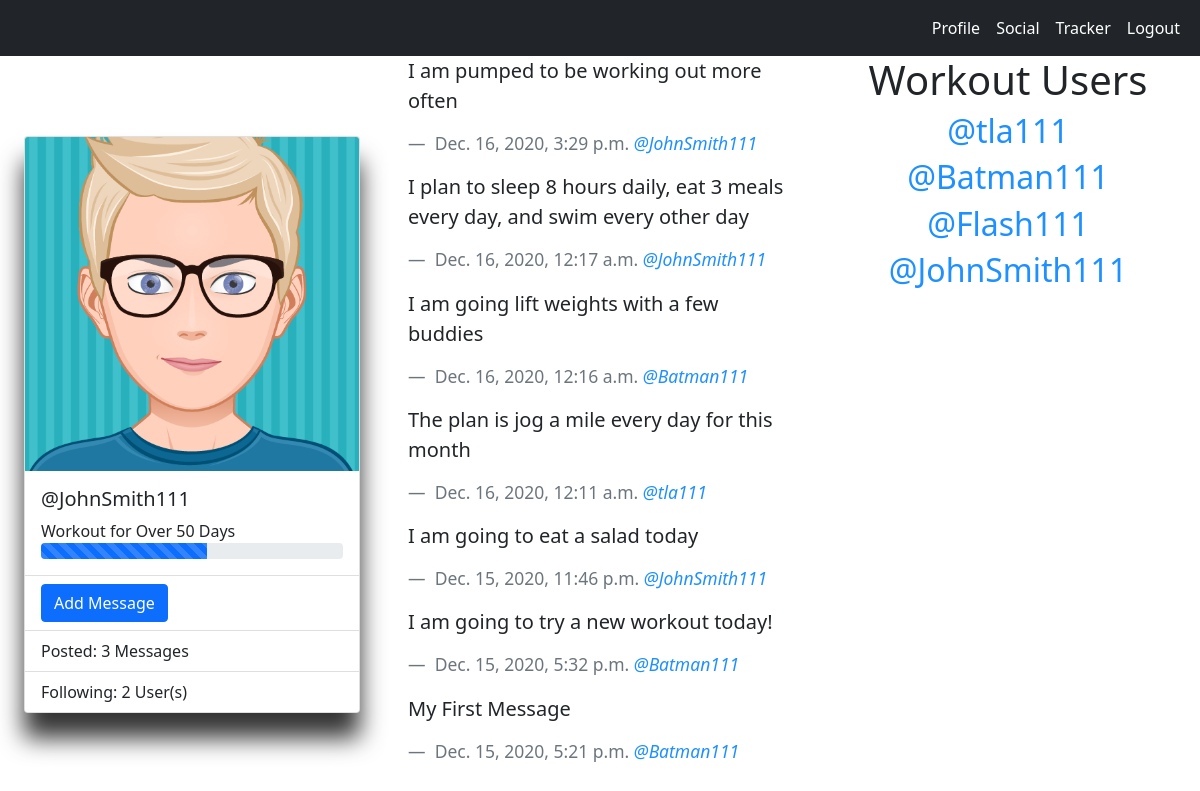
The page /social/ (signed in) on the database its author committed.
### workoutuser/models.py (models this page shows)
class WorkoutUser(AbstractUser):
    FITNESS = (
        ('Beginner', 'Beginner'),
        ('Intermediate', 'Intermediate'),
        ('Advanced', 'Advanced'),
    )
    display_name = models.CharField(
        max_length=200, blank=True, null=True, default=None)
    age = models.CharField(max_length=2, blank=True, null=True, default=None)
    height = models.CharField(
        max_length=2, blank=True, null=True, default=None)
    weight = models.CharField(
        max_length=3, blank=True, null=True, default=None)
    fitness_level = models.CharField(
        max_length=200, choices=FITNESS, blank=True, null=True, default=None)
    goal_one = models.CharField(max_length=200)
    goal_two = models.CharField(max_length=200)
    goal_three = models.CharField(max_length=200)
    goal_four = models.CharField(max_length=200)
    goal_five = models.CharField(max_length=200)
    follow = models.ManyToManyField('self', symmetrical=False, blank=True)
    def __str__(self):
        return f"{self.username}"

### social/models.py (models this page shows, shortened)
class Message(models.Model):
    author = models.ForeignKey(WorkoutUser, on_delete=models.CASCADE)
    post = models.CharField(max_length=150)
    time_published = models.DateTimeField(default=timezone.now)

### social/views.py (the view)
# urls.py: path('social/', social_dashboard_view, name='social'),
@login_required()
def social_dashboard_view(request):
    workout_user = WorkoutUser.objects.get(username=request.user)
    workout_users = WorkoutUser.objects.all()
    messages = Message.objects.filter(
        author=request.user)
    messages_count = Message.objects.filter(author=request.user).all().count()
    followers = workout_user.follow.all()
    follow_count = workout_user.follow.all().count()
    for f in followers:
        following_messages = Message.objects.filter(author=f)
        messages = messages | following_messages
    messages = messages.order_by('-time_published')
    return render(request, 'social.html', {
        'messages': messages,
        'messages_count': messages_count,
        'workout_users': workout_users,
        'follow_count': follow_count
    })

### templates/social.html (shortened to what this page needs)
{% load static %}
<!DOCTYPE html>
<html lang="en">
  <head>
    <link
      href="https://cdn.jsdelivr.net/npm/bootstrap@5.0.0-beta1/dist/css/bootstrap.min.css"
      rel="stylesheet"
    />
    <link rel="stylesheet" href="{% static 'social.css' %}" />
  </head>
  <body>
    {% include "navigation.html" %}
    <div class='container_fluid'>
      <div class='row'>
        <div class='col box box1'>
          <div class="card" style="width: 21rem;">
            <img class="card-img-top" src="{% static 'images/AvatarCharacter.png' %}" alt="Hi!" />
            <div class="card-body">
              <h5 class="card-title">@{{user.username}}</h5>
                Workout for Over 50 Days
             <div class="progress">
              <div class="progress-bar progress-bar-striped progress-bar-animated" role="progressbar" aria-valuenow="75" aria-valuemin="0" aria-valuemax="100" style="width: 55%;"></div>
            </div>
            </div>
            <ul class="list-group list-group-flush">
              <li class="list-group-item">
                <button class='btn btn-primary'>
                  <a href='/addmessage/'>Add Message</a>
                </button>
              </li>
              <li class="list-group-item">Posted: {{messages_count}} Messages </li>
              <li class="list-group-item">Following: {{follow_count}} User(s)</li>
            </ul>
          </div>
        </div>
        <div class='col box box2'>
            {% for message in messages %}
            <blockquote class="blockquote">
              <p class="mb-0">{{message.post}}</p>
              <br>
              <footer class="blockquote-footer">
                {{message.time_published}}
                <cite title="Source Title">
                  <a href='/authordetail/{{message.author.id}}'>@{{message.author}}</a>
                </cite>
              </footer>
            </blockquote>
            {% endfor %}
        </div>
        <div class='col box box3'>
          <h1>Workout Users</h1>
          {% for user in workout_users %}
            <a href='/authordetail/{{user.id}}'>
              <h2>@{{user.username}}</h2>
            </a>
          {% endfor %}
        </div>
      </div>
    </div>
  </body>
</html>

### assets/social.css (style rules this page uses)
.box { height: 92vh; }
.box1 { display: flex; flex-direction: column; justify-content: center; align-items: center; }
.box2 { border-bottom: none; display: flex; flex-direction: column; }
.box3 { display: flex; flex-direction: column; align-items: center; }
button a:link, button a:visited { color: white; text-decoration: none; }
a:link, a:visited { color: dodgerblue; text-decoration: none; }
.card { box-shadow: 0 25px 25px rgba(0, 0, 0, 0.8); }

### rows shown on the page
WorkoutUser: username "JohnSmith111"
Message: post "I am pumped to be working out more often", time_published "Dec. 16, 2020, 3:29 p.m.", author "JohnSmith111"
Message: post "I plan to sleep 8 hours daily, eat 3 meals every day, and swim every other day", time_published "Dec. 16, 2020, 12:17 a.m.", author "JohnSmith111"
Message: post "I am going lift weights with a few buddies", time_published "Dec. 16, 2020, 12:16 a.m.", author "Batman111"
Message: post "The plan is jog a mile every day for this month", time_published "Dec. 16, 2020, 12:11 a.m.", author "tla111"
Message: post "I am going to eat a salad today", time_published "Dec. 15, 2020, 11:46 p.m.", author "JohnSmith111"
Message: post "I am going to try a new workout today!", time_published "Dec. 15, 2020, 5:32 p.m.", author "Batman111"
Message: post "My First Message", time_published "Dec. 15, 2020, 5:21 p.m.", author "Batman111"
WorkoutUser: username "tla111"
WorkoutUser: username "Batman111"
WorkoutUser: username "Flash111"

### other values the page prints
{{ messages_count }} "3"
{{ follow_count }} "2"
